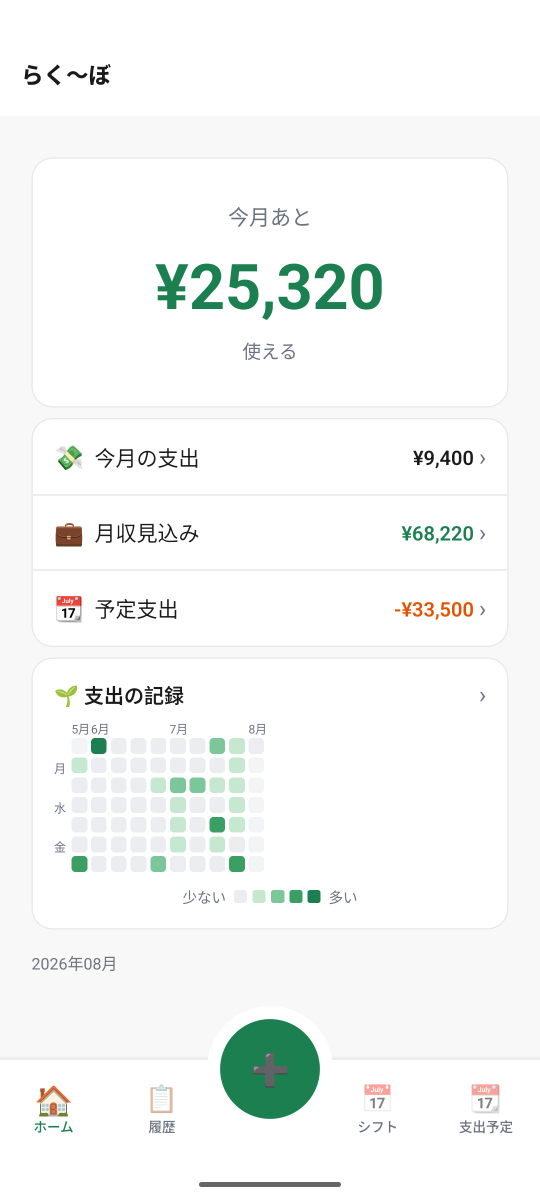
#> input picture marketing/real/home.png, 1080 x 2400 px, given in place of shifts.png, which was not available (shown at 1/2 size); the run also reads 1 picture not shown here
$ python mask.py
#> lines starting #> are read from the running program, lines starting #| are printed output that depends on the picture; pictures that were not available may be replaced by others from this repository, and a replacement may not be noted
# -*- coding: utf-8 -*-
"""
スクリーンショットの中の、公開したくない固有名にモザイクをかける。

    python mask.py     → real/<名前>.masked.png を作る

lp.mjs はマスク済みのほうを読む。無加工のスクショ（real/shifts.png など）は
.gitignore で除外してある。

**このファイルに実際の固有名を書かないこと。** このリポジトリは public なので、
隠す対象をソースに書いたら隠した意味がなくなる（一度やらかした）。
そのため TARGETS は「座標」と「文字数」だけを持ち、中身は書かない。

座標は uiautomator dump の bounds を実測したもの（目分量ではない）。
撮り直して並び順が変わったら取り直すこと:

    export MSYS_NO_PATHCONV=1        # Git Bash では必須
    adb shell uiautomator dump /sdcard/s.xml && adb pull /sdcard/s.xml
    # <node text="..." bounds="[x1,y1][x2,y2]"> を読む

bounds は行全体（x=107..973 など）を指すが、テキストは左寄せなので
そのまま潰すと長い帯になって不自然。文字数から実長を見積もる。
"""
import os

from PIL import Image

CHAR_W = 46  # 実測: フォント高 59px の行で 1文字あたり約46px

# (文字数, x1, y1, x2, y2)
TARGETS = {
    'shifts': [
        (6, 107, 854, 973, 913),
        (6, 107, 1158, 973, 1217),
        (9, 107, 1461, 973, 1520),
        (9, 107, 1765, 973, 1824),
        (9, 107, 2069, 973, 2117),
    ],
    'planned': [
        (2, 189, 1191, 888, 1250),
        (3, 189, 1834, 888, 1893),
    ],
}


def mosaic(im, box, block=14):
    x1, y1, x2, y2 = box
    x1, y1 = max(0, x1), max(0, y1)
    x2, y2 = min(im.width, x2), min(im.height, y2)
    if x2 <= x1 or y2 <= y1:
        return
    reg = im.crop((x1, y1, x2, y2))
    small = reg.resize((max(1, reg.width // block), max(1, reg.height // block)), Image.BILINEAR)
    im.paste(small.resize(reg.size, Image.NEAREST), (x1, y1))


for name, items in TARGETS.items():
    im = Image.open(f'real/{name}.png').convert('RGB')
    for chars, x1, y1, x2, y2 in items:
        # 文字の実長ぶんだけ。少し余白を足して端が残らないようにする
        w = min(x2 - x1, chars * CHAR_W + 18)
        mosaic(im, (x1 - 6, y1 - 6, x1 + w, y2 + 6))
#> this loop made 5 passes
#> pass 1, in mosaic, `reg = im.crop((x1, y1, x2, y2))`:
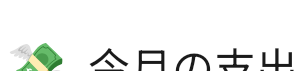
#> reg: PIL image 300x71 RGB; mean R, G, B 237.7, 239.8, 237.3
#> pass 2, in mosaic (call 2), `reg = im.crop((x1, y1, x2, y2))`:
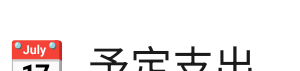
#> reg: PIL image 300x71 RGB; mean R, G, B 240.5, 234.2, 233.8
#> pass 3, in mosaic (call 3), `reg = im.crop((x1, y1, x2, y2))`:
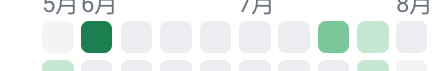
#> reg: PIL image 438x71 RGB; mean R, G, B 232.9, 240.6, 237.7
#> (the run stopped early here; a loop or call above may not have finished)
